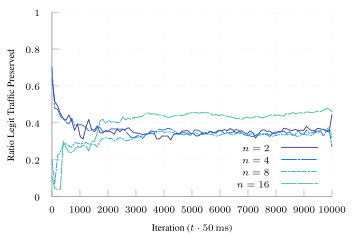

Write gnuplot code to recreate this figure.
set terminal tikz standalone color size 9cm,6cm font '\scriptsize' preamble '\usepackage{microtype} \usepackage{times} \usepackage[T1]{fontenc} \usepackage{siunitx}\sisetup{detect-all}'
set output "spf-tcp-uncap.tex"

load "parula.pal"

set style line 102 lc rgb '#a0a0a0' lt 1 lw 1
set border ls 102
set colorbox border 102
set key textcolor rgb "black"
set tics textcolor rgb "black"
set label textcolor rgb "black"

set border 3
set grid x y
set xtics nomirror
set ytics nomirror

#set key autotitle columnhead
set datafile separator ","

set xlabel "Iteration ($t \\cdot{} \\SI{50}{\\milli\\second}$)"
set ylabel "Ratio Legit Traffic Preserved"

set yrange [0.0:1.0]
set key inside bottom right

plot '../results/spf-tcp-uncap-2' u 1:3 w lines smooth sbezier title "$n=2$" dt 1, \
     '../results/spf-tcp-uncap-4' u 1:3 w lines smooth sbezier title "$n=4$" dt (18,2,2,2), \
     '../results/spf-tcp-uncap-8' u 1:3 w lines smooth sbezier title "$n=8$" ls 4  dt (6,2,2,2), \
     '../results/spf-tcp-uncap-16' u 1:3 w lines smooth sbezier title "$n=16$" ls 5 dt (18,2)
